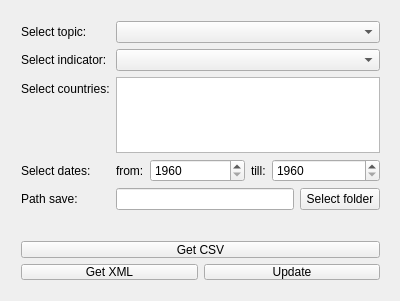
<?xml version="1.0" encoding="UTF-8"?>
<ui version="4.0">
 <class>MainWindow</class>
 <widget class="QMainWindow" name="MainWindow">
  <property name="geometry">
   <rect>
    <x>0</x>
    <y>0</y>
    <width>400</width>
    <height>301</height>
   </rect>
  </property>
  <property name="windowTitle">
   <string>WorldDataBankGrabber</string>
  </property>
  <widget class="QWidget" name="centralWidget">
   <widget class="QWidget" name="formLayoutWidget">
    <property name="geometry">
     <rect>
      <x>10</x>
      <y>10</y>
      <width>381</width>
      <height>211</height>
     </rect>
    </property>
    <layout class="QFormLayout" name="formLayout">
     <property name="fieldGrowthPolicy">
      <enum>QFormLayout::AllNonFixedFieldsGrow</enum>
     </property>
     <item row="0" column="0">
      <widget class="QLabel" name="label_1">
       <property name="text">
        <string>Select topic:</string>
       </property>
      </widget>
     </item>
     <item row="0" column="1">
      <widget class="QComboBox" name="TopicCmbBox"/>
     </item>
     <item row="1" column="0">
      <widget class="QLabel" name="label_2">
       <property name="text">
        <string>Select indicator:</string>
       </property>
      </widget>
     </item>
     <item row="1" column="1">
      <widget class="QComboBox" name="IndicatorCmbBox"/>
     </item>
     <item row="2" column="0">
      <widget class="QLabel" name="label_3">
       <property name="text">
        <string>Select countries:</string>
       </property>
      </widget>
     </item>
     <item row="2" column="1">
      <widget class="QListView" name="CountiesLstView">
       <property name="editTriggers">
        <set>QAbstractItemView::NoEditTriggers</set>
       </property>
       <property name="selectionMode">
        <enum>QAbstractItemView::MultiSelection</enum>
       </property>
       <property name="selectionRectVisible">
        <bool>true</bool>
       </property>
      </widget>
     </item>
     <item row="3" column="0">
      <widget class="QLabel" name="label_4">
       <property name="text">
        <string>Select dates:</string>
       </property>
      </widget>
     </item>
     <item row="3" column="1">
      <layout class="QHBoxLayout" name="horizontalLayout">
       <item>
        <layout class="QFormLayout" name="formLayout_2">
         <item row="0" column="0">
          <widget class="QLabel" name="label_5">
           <property name="text">
            <string>from:</string>
           </property>
          </widget>
         </item>
         <item row="0" column="1">
          <widget class="QDateEdit" name="FromDateEdit">
           <property name="enabled">
            <bool>true</bool>
           </property>
           <property name="date">
            <date>
             <year>1960</year>
             <month>1</month>
             <day>1</day>
            </date>
           </property>
           <property name="minimumDate">
            <date>
             <year>1960</year>
             <month>1</month>
             <day>1</day>
            </date>
           </property>
           <property name="displayFormat">
            <string>yyyy</string>
           </property>
          </widget>
         </item>
        </layout>
       </item>
       <item>
        <layout class="QFormLayout" name="formLayout_3">
         <item row="0" column="0">
          <widget class="QLabel" name="label_6">
           <property name="text">
            <string>till:</string>
           </property>
          </widget>
         </item>
         <item row="0" column="1">
          <widget class="QDateEdit" name="TillDateEdit">
           <property name="enabled">
            <bool>true</bool>
           </property>
           <property name="date">
            <date>
             <year>1960</year>
             <month>1</month>
             <day>1</day>
            </date>
           </property>
           <property name="minimumDate">
            <date>
             <year>1960</year>
             <month>1</month>
             <day>1</day>
            </date>
           </property>
           <property name="displayFormat">
            <string>yyyy</string>
           </property>
          </widget>
         </item>
        </layout>
       </item>
      </layout>
     </item>
     <item row="4" column="0">
      <widget class="QLabel" name="label_7">
       <property name="text">
        <string>Path save:</string>
       </property>
      </widget>
     </item>
     <item row="4" column="1">
      <layout class="QHBoxLayout" name="horizontalLayout_2">
       <item>
        <widget class="QLineEdit" name="lineEdit">
         <property name="enabled">
          <bool>true</bool>
         </property>
         <property name="readOnly">
          <bool>false</bool>
         </property>
        </widget>
       </item>
       <item>
        <widget class="QPushButton" name="PathSaveBtn">
         <property name="enabled">
          <bool>true</bool>
         </property>
         <property name="text">
          <string>Select folder</string>
         </property>
        </widget>
       </item>
      </layout>
     </item>
    </layout>
   </widget>
   <widget class="QWidget" name="layoutWidget">
    <property name="geometry">
     <rect>
      <x>10</x>
      <y>230</y>
      <width>381</width>
      <height>61</height>
     </rect>
    </property>
    <layout class="QVBoxLayout" name="verticalLayout">
     <item>
      <widget class="QPushButton" name="GetCSVBtn">
       <property name="enabled">
        <bool>true</bool>
       </property>
       <property name="text">
        <string>Get CSV</string>
       </property>
      </widget>
     </item>
     <item>
      <layout class="QHBoxLayout" name="horizontalLayout_3">
       <item>
        <widget class="QPushButton" name="GetXMLBtn">
         <property name="enabled">
          <bool>true</bool>
         </property>
         <property name="text">
          <string>Get XML</string>
         </property>
        </widget>
       </item>
       <item>
        <widget class="QPushButton" name="UpdateBtn">
         <property name="text">
          <string>Update</string>
         </property>
        </widget>
       </item>
      </layout>
     </item>
    </layout>
   </widget>
  </widget>
 </widget>
 <layoutdefault spacing="6" margin="11"/>
 <resources/>
 <connections>
  <connection>
   <sender>TopicCmbBox</sender>
   <signal>currentIndexChanged(int)</signal>
   <receiver>MainWindow</receiver>
   <slot>changeIndicators(int)</slot>
   <hints>
    <hint type="sourcelabel">
     <x>241</x>
     <y>41</y>
    </hint>
    <hint type="destinationlabel">
     <x>199</x>
     <y>149</y>
    </hint>
   </hints>
  </connection>
  <connection>
   <sender>UpdateBtn</sender>
   <signal>clicked()</signal>
   <receiver>MainWindow</receiver>
   <slot>updateConfiguration()</slot>
   <hints>
    <hint type="sourcelabel">
     <x>296</x>
     <y>295</y>
    </hint>
    <hint type="destinationlabel">
     <x>199</x>
     <y>160</y>
    </hint>
   </hints>
  </connection>
  <connection>
   <sender>PathSaveBtn</sender>
   <signal>clicked()</signal>
   <receiver>MainWindow</receiver>
   <slot>selectFolder()</slot>
   <hints>
    <hint type="sourcelabel">
     <x>351</x>
     <y>228</y>
    </hint>
    <hint type="destinationlabel">
     <x>199</x>
     <y>160</y>
    </hint>
   </hints>
  </connection>
  <connection>
   <sender>GetXMLBtn</sender>
   <signal>clicked()</signal>
   <receiver>MainWindow</receiver>
   <slot>downloadXML()</slot>
   <hints>
    <hint type="sourcelabel">
     <x>104</x>
     <y>295</y>
    </hint>
    <hint type="destinationlabel">
     <x>199</x>
     <y>160</y>
    </hint>
   </hints>
  </connection>
  <connection>
   <sender>GetCSVBtn</sender>
   <signal>clicked()</signal>
   <receiver>MainWindow</receiver>
   <slot>downloadCSV()</slot>
   <hints>
    <hint type="sourcelabel">
     <x>200</x>
     <y>263</y>
    </hint>
    <hint type="destinationlabel">
     <x>199</x>
     <y>160</y>
    </hint>
   </hints>
  </connection>
 </connections>
 <slots>
  <slot>changeIndicators(int)</slot>
  <slot>updateConfiguration()</slot>
  <slot>selectFolder()</slot>
  <slot>downloadXML()</slot>
  <slot>downloadCSV()</slot>
 </slots>
</ui>
